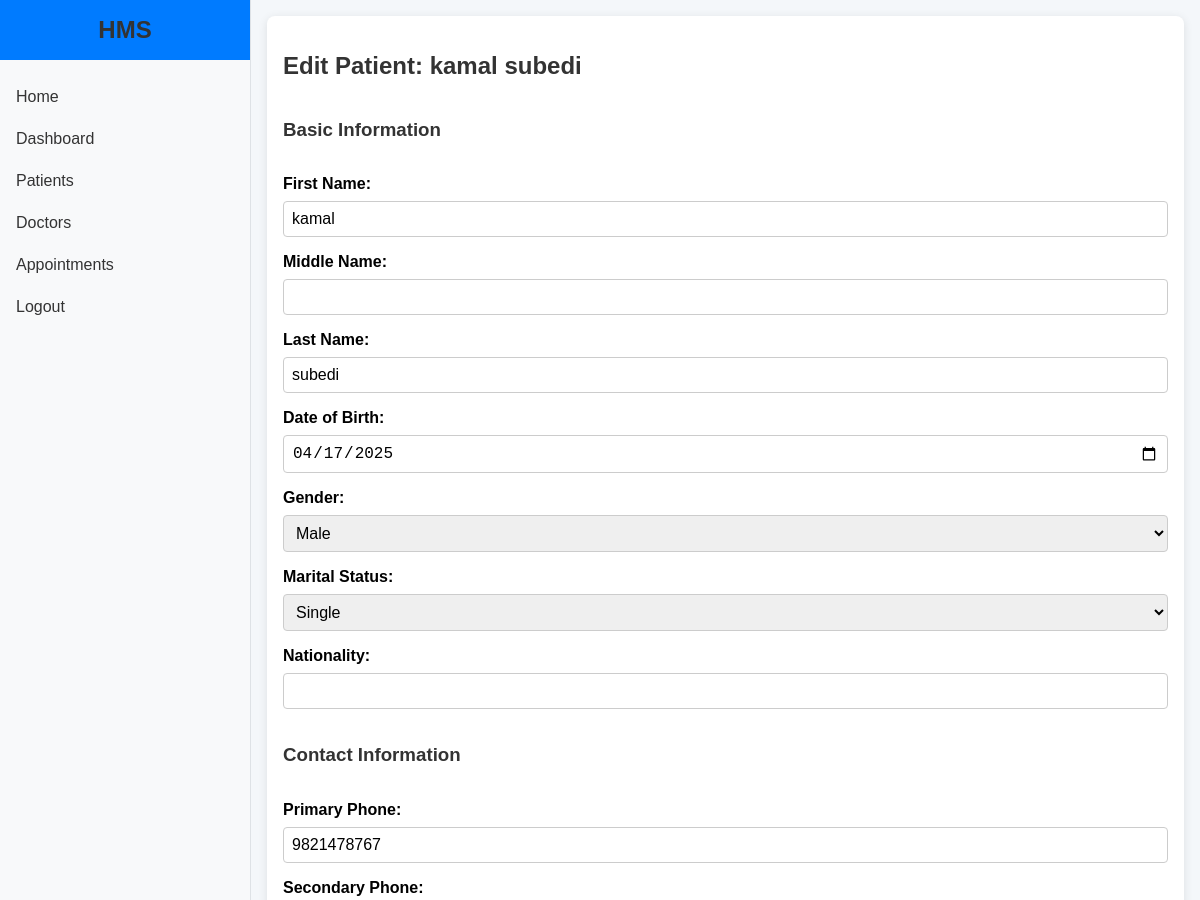
/patients/edit/1/ (signed in, upper part), run on an earlier commit of the app's database.
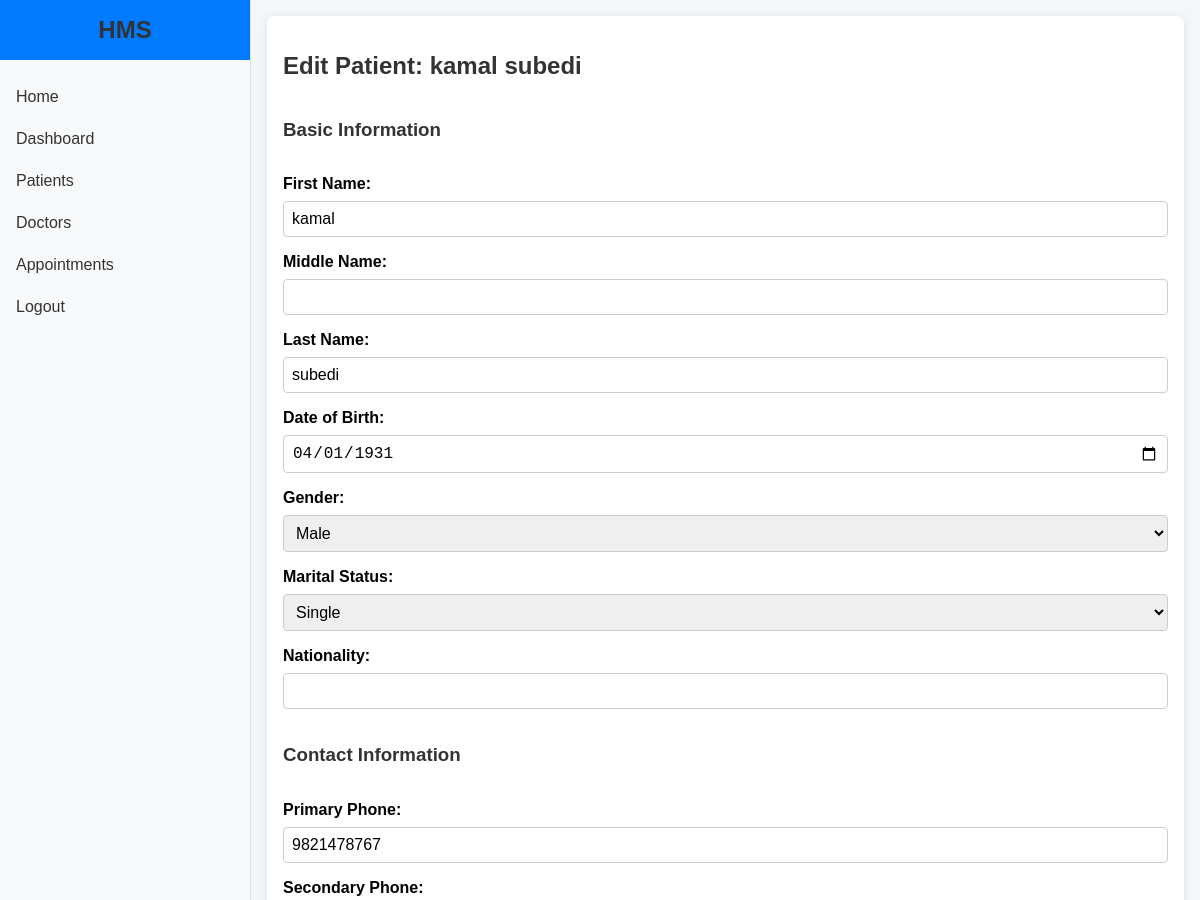
And on a later commit of the database.
### core/models.py (models this page shows, shortened)
class Patient(models.Model):
    patient_id = models.CharField(max_length=10, unique=True, editable=False)
    first_name = models.CharField(max_length=50)
    middle_name = models.CharField(max_length=50, blank=True)
    last_name = models.CharField(max_length=50)
    date_of_birth = models.DateField()
    GENDER_CHOICES = [
        ('M', 'Male'),
        ('F', 'Female'),
        ('O', 'Other'),
    ]
    gender = models.CharField(max_length=1, choices=GENDER_CHOICES)
    MARITAL_STATUS_CHOICES = [
        ('S', 'Single'),
        ('M', 'Married'),
        ('D', 'Divorced'),
        ('W', 'Widowed'),
        ('O', 'Other'),
    ]
    marital_status = models.CharField(max_length=1, choices=MARITAL_STATUS_CHOICES, blank=True)
    nationality = models.CharField(max_length=100, blank=True)
    primary_phone = models.CharField(max_length=15)
    secondary_phone = models.CharField(max_length=15, blank=True)
    email = models.EmailField(blank=True)
    address_street = models.CharField(max_length=200)
    address_city = models.CharField(max_length=100)
    address_state = models.CharField(max_length=100)
    address_postal = models.CharField(max_length=20)
    address_country = models.CharField(max_length=100)
    permanent_address_same = models.BooleanField(default=True)
    emergency_contact_name = models.CharField(max_length=100)
    RELATIONSHIP_CHOICES = [
        ('P', 'Parent'),
        ('S', 'Spouse'),
        ('B', 'Sibling'),
        ('F', 'Friend'),
        ('O', 'Other'),
    ]
    emergency_contact_relationship = models.CharField(max_length=1, choices=RELATIONSHIP_CHOICES)
    emergency_contact_phone = models.CharField(max_length=15)
    BLOOD_GROUP_CHOICES = [
        ('A+', 'A+'), ('A-', 'A-'),
        ('B+', 'B+'), ('B-', 'B-'),
        ('AB+', 'AB+'), ('AB-', 'AB-'),
        ('O+', 'O+'), ('O-', 'O-'),
        ('U', 'Unknown'),
    ]
    blood_group = models.CharField(max_length=3, choices=BLOOD_GROUP_CHOICES, default='U')
    allergies = models.TextField(blank=True, default='None')
    chronic_conditions = models.TextField(blank=True, default='None')
    current_medications = models.TextField(blank=True, default='None')
    insurance_provider = models.CharField(max_length=100, blank=True, default='Self-Pay')
    insurance_policy_number = models.CharField(max_length=50, blank=True)
    billing_address_same = models.BooleanField(default=True)
    consent_for_treatment = models.BooleanField(default=False)
    doctor = models.ForeignKey('Doctor', on_delete=models.SET_NULL, null=True, blank=True)

### core/views.py (the view)
# urls.py: path('patients/edit/<int:id>/', views.edit_patient, name='edit_patient'),
@login_required
def edit_patient(request, id):
    patient = get_object_or_404(Patient, id=id)
    if request.method == 'POST':
        form = PatientForm(request.POST, instance=patient)
        if form.is_valid():
            form.save()
            return redirect('patient_list')
    else:
        form = PatientForm(instance=patient)
    return render(request, 'edit_patient.html', {'form': form, 'patient': patient})

### templates/edit_patient.html (shortened to what this page needs)
{% extends 'base.html' %}
{% load static %}
{% block content %}
    <div class="form-container">
        <h2>Edit Patient: {{ patient.first_name }} {{ patient.last_name }}</h2>
        <form method="post" class="patient-form">
            <h3>Basic Information</h3>
            <div class="form-group">
                <label for="{{ form.first_name.id_for_label }}">First Name:</label>
                {{ form.first_name }}
            </div>
            <div class="form-group">
                <label for="{{ form.middle_name.id_for_label }}">Middle Name:</label>
                {{ form.middle_name }}
            </div>
            <div class="form-group">
                <label for="{{ form.last_name.id_for_label }}">Last Name:</label>
                {{ form.last_name }}
            </div>
            <div class="form-group">
                <label for="{{ form.date_of_birth.id_for_label }}">Date of Birth:</label>
                {{ form.date_of_birth }}
            </div>
            <div class="form-group">
                <label for="{{ form.gender.id_for_label }}">Gender:</label>
                {{ form.gender }}
            </div>
            <div class="form-group">
                <label for="{{ form.marital_status.id_for_label }}">Marital Status:</label>
                {{ form.marital_status }}
            </div>
            <div class="form-group">
                <label for="{{ form.nationality.id_for_label }}">Nationality:</label>
                {{ form.nationality }}
            </div>
            <h3>Contact Information</h3>
            <div class="form-group">
                <label for="{{ form.primary_phone.id_for_label }}">Primary Phone:</label>
                {{ form.primary_phone }}
            </div>
            <div class="form-group">
                <label for="{{ form.secondary_phone.id_for_label }}">Secondary Phone:</label>
            </div>
        </form>
    </div>
{% endblock %}

What changed in the data, as far as the page shows it:
changed Patient "kamal": date_of_birth "04/17/2025" → "04/01/1931"
